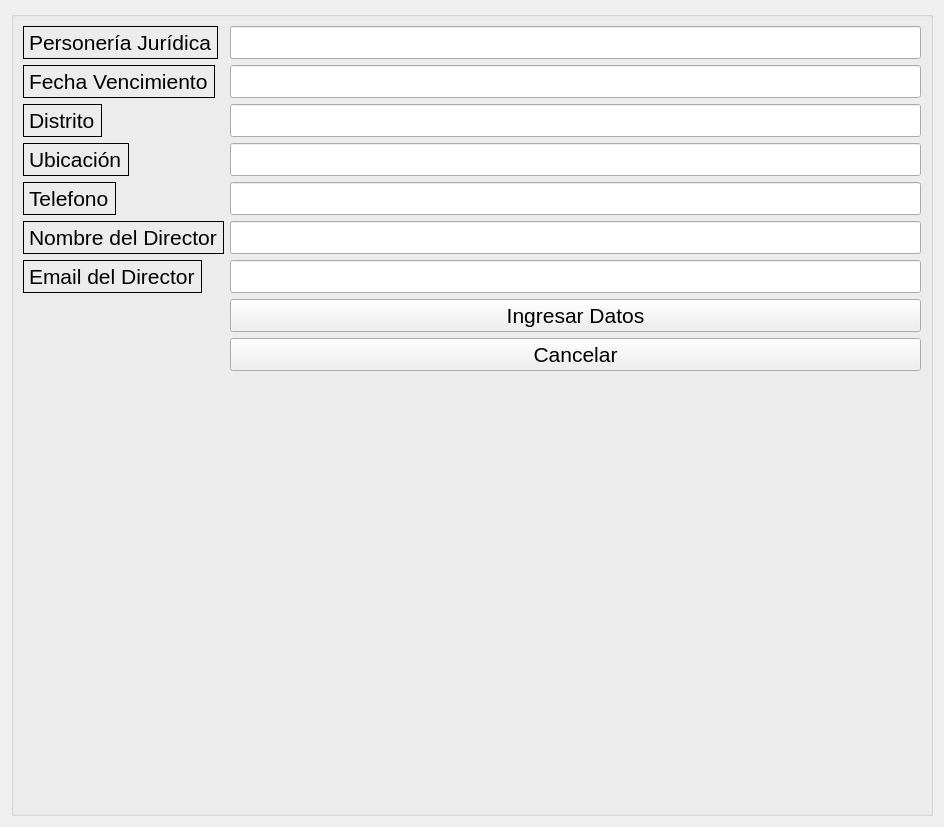
<?xml version="1.0" encoding="UTF-8"?>
<ui version="4.0">
 <class>Form_juntas</class>
 <widget class="QWidget" name="Form_juntas">
  <property name="geometry">
   <rect>
    <x>0</x>
    <y>0</y>
    <width>944</width>
    <height>827</height>
   </rect>
  </property>
  <property name="windowTitle">
   <string>Registrar nueva Junta</string>
  </property>
  <layout class="QVBoxLayout" name="verticalLayout">
   <item>
    <widget class="QGroupBox" name="group">
     <property name="title">
      <string/>
     </property>
     <layout class="QFormLayout" name="formLayout">
      <item row="0" column="0">
       <widget class="QLabel" name="label_PJ">
        <property name="font">
         <font>
          <family>Arial</family>
          <pointsize>16</pointsize>
         </font>
        </property>
        <property name="frameShape">
         <enum>QFrame::Shape::Panel</enum>
        </property>
        <property name="text">
         <string>Personería Jurídica</string>
        </property>
       </widget>
      </item>
      <item row="0" column="1">
       <widget class="QLineEdit" name="insPJ">
        <property name="font">
         <font>
          <family>Arial</family>
          <pointsize>16</pointsize>
         </font>
        </property>
       </widget>
      </item>
      <item row="1" column="0">
       <widget class="QLabel" name="label_FV">
        <property name="font">
         <font>
          <family>Arial</family>
          <pointsize>16</pointsize>
         </font>
        </property>
        <property name="frameShape">
         <enum>QFrame::Shape::Panel</enum>
        </property>
        <property name="text">
         <string>Fecha Vencimiento</string>
        </property>
       </widget>
      </item>
      <item row="1" column="1">
       <widget class="QLineEdit" name="insFV">
        <property name="font">
         <font>
          <family>Arial</family>
          <pointsize>16</pointsize>
         </font>
        </property>
       </widget>
      </item>
      <item row="2" column="0">
       <widget class="QLabel" name="label_Dis">
        <property name="font">
         <font>
          <family>Arial</family>
          <pointsize>16</pointsize>
         </font>
        </property>
        <property name="frameShape">
         <enum>QFrame::Shape::Panel</enum>
        </property>
        <property name="text">
         <string>Distrito</string>
        </property>
       </widget>
      </item>
      <item row="2" column="1">
       <widget class="QLineEdit" name="insDis">
        <property name="font">
         <font>
          <family>Arial</family>
          <pointsize>16</pointsize>
         </font>
        </property>
       </widget>
      </item>
      <item row="3" column="0">
       <widget class="QLabel" name="label_Ubi">
        <property name="font">
         <font>
          <family>Arial</family>
          <pointsize>16</pointsize>
         </font>
        </property>
        <property name="frameShape">
         <enum>QFrame::Shape::Panel</enum>
        </property>
        <property name="text">
         <string>Ubicación</string>
        </property>
       </widget>
      </item>
      <item row="3" column="1">
       <widget class="QLineEdit" name="insUbi">
        <property name="font">
         <font>
          <family>Arial</family>
          <pointsize>16</pointsize>
         </font>
        </property>
       </widget>
      </item>
      <item row="4" column="0">
       <widget class="QLabel" name="label_PJ_2">
        <property name="font">
         <font>
          <family>Arial</family>
          <pointsize>16</pointsize>
         </font>
        </property>
        <property name="frameShape">
         <enum>QFrame::Shape::Panel</enum>
        </property>
        <property name="text">
         <string>Telefono</string>
        </property>
       </widget>
      </item>
      <item row="4" column="1">
       <widget class="QLineEdit" name="insTel">
        <property name="font">
         <font>
          <family>Arial</family>
          <pointsize>16</pointsize>
         </font>
        </property>
       </widget>
      </item>
      <item row="5" column="0">
       <widget class="QLabel" name="label_ND">
        <property name="font">
         <font>
          <family>Arial</family>
          <pointsize>16</pointsize>
         </font>
        </property>
        <property name="frameShape">
         <enum>QFrame::Shape::Panel</enum>
        </property>
        <property name="text">
         <string>Nombre del Director</string>
        </property>
       </widget>
      </item>
      <item row="5" column="1">
       <widget class="QLineEdit" name="insND">
        <property name="font">
         <font>
          <family>Arial</family>
          <pointsize>16</pointsize>
         </font>
        </property>
       </widget>
      </item>
      <item row="6" column="0">
       <widget class="QLabel" name="label_ED">
        <property name="font">
         <font>
          <family>Arial</family>
          <pointsize>16</pointsize>
         </font>
        </property>
        <property name="frameShape">
         <enum>QFrame::Shape::Panel</enum>
        </property>
        <property name="text">
         <string>Email del Director</string>
        </property>
       </widget>
      </item>
      <item row="6" column="1">
       <widget class="QLineEdit" name="insED">
        <property name="font">
         <font>
          <family>Arial</family>
          <pointsize>16</pointsize>
         </font>
        </property>
       </widget>
      </item>
      <item row="7" column="1">
       <widget class="QPushButton" name="btnIngresar">
        <property name="font">
         <font>
          <family>Arial</family>
          <pointsize>16</pointsize>
         </font>
        </property>
        <property name="text">
         <string>Ingresar Datos</string>
        </property>
       </widget>
      </item>
      <item row="8" column="1">
       <widget class="QPushButton" name="btncancelar">
        <property name="font">
         <font>
          <family>Arial</family>
          <pointsize>16</pointsize>
         </font>
        </property>
        <property name="text">
         <string>Cancelar</string>
        </property>
       </widget>
      </item>
     </layout>
    </widget>
   </item>
  </layout>
 </widget>
 <tabstops>
  <tabstop>insPJ</tabstop>
  <tabstop>insFV</tabstop>
  <tabstop>insDis</tabstop>
  <tabstop>insUbi</tabstop>
  <tabstop>insTel</tabstop>
  <tabstop>insND</tabstop>
  <tabstop>insED</tabstop>
  <tabstop>btnIngresar</tabstop>
  <tabstop>btncancelar</tabstop>
 </tabstops>
 <resources/>
 <connections/>
</ui>
